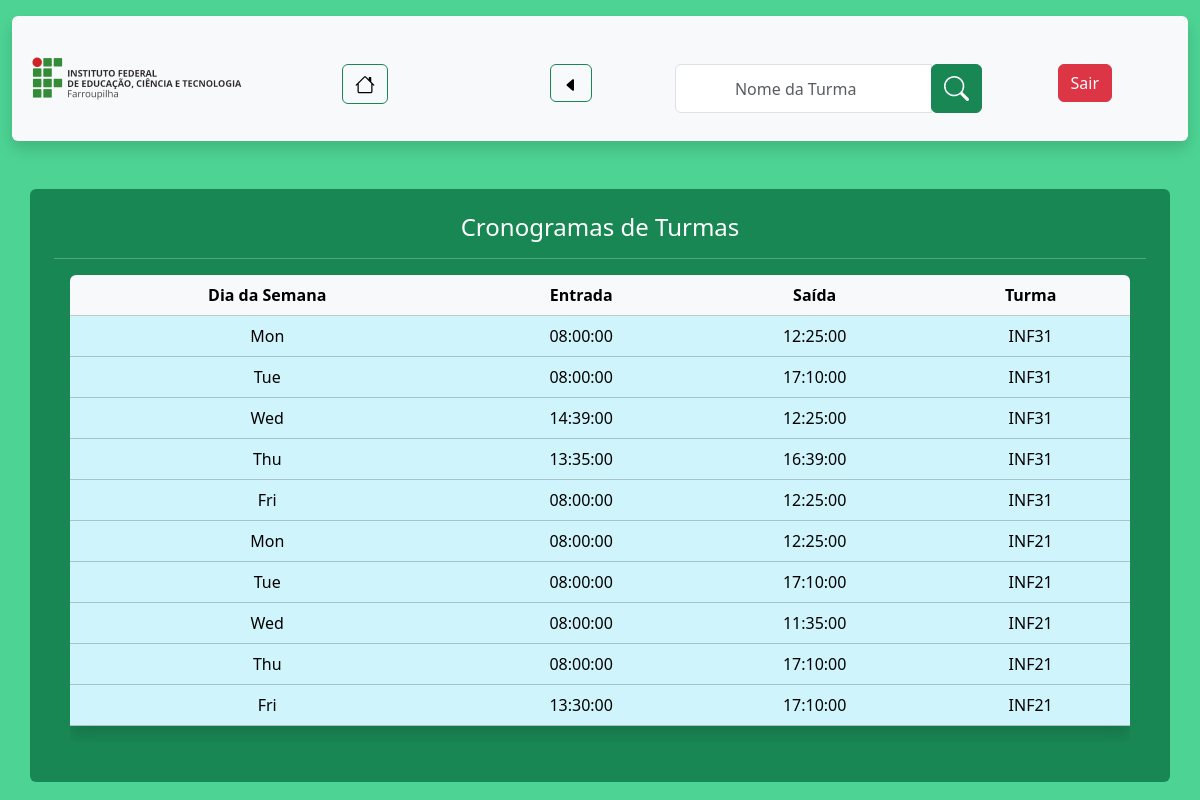
The page /Operador/visualizar_cronograma.php (signed in) on the database as committed earlier.
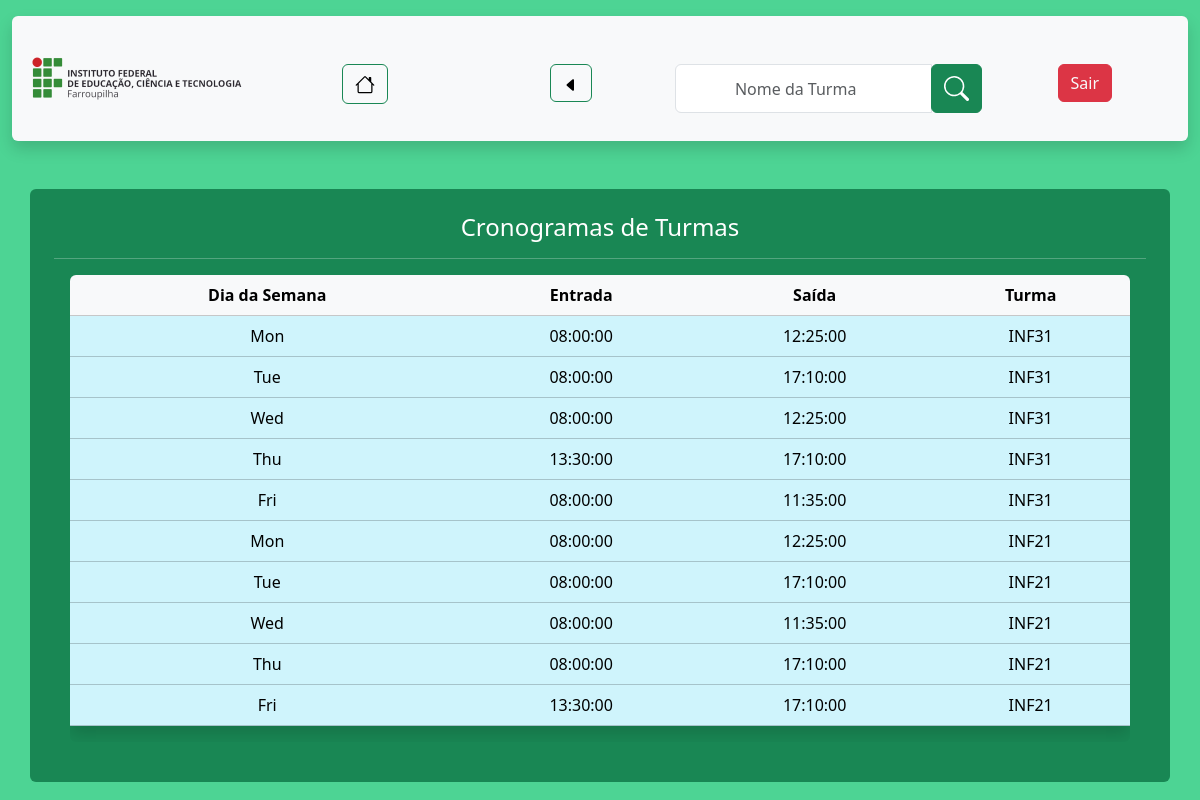
The same page on the database as committed later.
### tables this page shows
CREATE TABLE IF NOT EXISTS `cronograma` (
  `ID_cronos` int NOT NULL AUTO_INCREMENT,
  `dia_semana` char(3) NOT NULL,
  `hr_entrada` time NOT NULL,
  `hr_saida` time NOT NULL,
  `ID_turma` int NOT NULL,
  PRIMARY KEY (`ID_cronos`),
  KEY `ID_turma` (`ID_turma`) USING BTREE
);

CREATE TABLE IF NOT EXISTS `turma` (
  `ID_turma` int NOT NULL AUTO_INCREMENT,
  `nome_turma` char(6) NOT NULL,
  PRIMARY KEY (`ID_turma`)
);

### Operador/visualizar_cronograma.php (the view, shortened to what this page needs)
<?php
include("../config.php");
?>
<!DOCTYPE html>
<html lang="pt-BR">
<HEAD>
    <link href="../Bootstrap5/css/bootstrap.min.css" rel="stylesheet">
</HEAD>
<BODY class="container-xxl" style="background-color: #4dd494 ;">
    <nav class="rounded shadow bg-light mt-3">
        <ul class="nav nav-pills nav-justified">
            <li class="nav-item"><img src="../logo.png" style="width:250px;" alt="logo"></img></li>
            <li class="nav-item mt-5"><button type="button" class="btn btn-outline-success"><a href="../operador.php" class="text-decoration-none text-black" aria-current="page">
            </a></button></li>
            <li class="nav-item mt-5"><button type="button" class="btn btn-outline-success"><a href="./visualizar_cronograma.php" class="text-decoration-none text-black" aria-current="page">
				<svg xmlns="http://www.w3.org/2000/svg" width="16" height="16" fill="currentColor" class="bi bi-caret-left-fill" viewBox="0 0 16 16"><path d="m3.86 8.753 5.482 4.796c.646.566 1.658.106 1.658-.753V3.204a1 1 0 0 0-1.659-.753l-5.48 4.796a1 1 0 0 0 0 1.506z"/>
				</svg></a></button>
			</li>
            <form method="GET" action="" class="form-inline">
				<div class="input-group mt-5 mx-auto">
					<input class="form-control text-center" name="filtro" type="search" aria-label="Search" placeholder="Nome da Turma">
					<div class="input-group-append">
						<button type="submit" class="btn btn-success">
						</button>
					</div>
				</div>
			</form>
            <li class="nav-item mt-5"><button type="button" class="btn btn-danger"><a href="../Login/sair.php" class="text-decoration-none text-light">Sair</a></button></li>
        </ul>
    </nav>
    <div class="container-sm mt-5 rounded p-4 text-bg-success text-center">
    <?php
    if (isset($_GET['filtro']) && !empty($_GET['filtro'])) {
    print "<h4> Resultado da Busca</h4>";
    print "<hr>";
    $filtro = $_GET['filtro'];
    $sql = "SELECT * FROM cronograma AS cronos INNER JOIN turma AS tur
    ON cronos.ID_turma = tur.ID_turma
    WHERE tur.nome_turma LIKE '%$filtro%'
    ORDER BY ID_cronos ASC";
    $result = $connect->query($sql);
    $qtLinhas = $result->num_rows;
        if ($qtLinhas > 0) {
            print "<div class='rounded table-responsive text-center m-3'>";
            print "<table class='table table-striped table-info table-hover shadow'>";
            print "<thead class='table-light'>";
            print "<tr>";
            print "<th> Dia da Semana</td>";
            print "<th> Entrada </th>";
            print "<th> Saída </th>";
            print "<th> Turma </td>";
            print "</tr>";
            print "</thead>";
            while ($row = $result->fetch_object()) {
                print "<tbody>";
                print "<tr>";
                print "<td>" . $row->dia_semana . "</td>";
                print "<td>" . $row->hr_entrada . "</td>";
                print "<td>" . $row->hr_saida . "</td>";
                print "<td>" . $row->nome_turma . "</td>";
                print "</tr>";
                print "</tbody>";
            }
            print "</table>";
            print "</div>";
        } else {
            print "<p class='alert alert-danger'>Não Foram Encontrados Resultados!</p>";
        }
    } else {
    print "<h4>Cronogramas de Turmas</h4>";
    print "<hr>";
    $sql = "SELECT * FROM cronograma AS cronos INNER JOIN turma AS tur
    ON cronos.ID_turma = tur.ID_turma ORDER BY ID_cronos ASC";
    $result = $connect->query($sql);
    $qtLinhas = $result->num_rows;
        if ($qtLinhas > 0) {
            print "<div class='rounded table-responsive text-center m-3'>";
            print "<table class='table table-info table-hover shadow'>";
            print "<thead class='table-light'>";
            print "<tr>";
            print "<th> Dia da Semana</td>";
            print "<th> Entrada </th>";
            print "<th> Saída </th>";
            print "<th> Turma </td>";
            print "</tr>";
            print "</thead>";
            while ($row = $result->fetch_object()) {
                print "<tbody>";
                print "<tr>";
                print "<td>" . $row->dia_semana . "</td>";
                print "<td>" . $row->hr_entrada . "</td>";
                print "<td>" . $row->hr_saida . "</td>";
                print "<td>" . $row->nome_turma . "</td>";
                print "</tr>";
                print "</tbody>";
            }
            print "</table>";
            print "</div>";
        } else {
            print "<p class='alert alert-danger'>Não Foram Encontrados Resultados!</p>";
        }
    }
    ?>
    </div>
</BODY>

Rows that differ between the two databases and show on the page:
changed cronograma (number 3 of 10 on the later page): hr_entrada "14:39:00" → "08:00:00"
changed cronograma (number 4 of 10 on the later page): hr_entrada "13:35:00" → "13:30:00"; hr_saida "16:39:00" → "17:10:00"
changed cronograma (number 5 of 10 on the later page): hr_saida "12:25:00" → "11:35:00"
